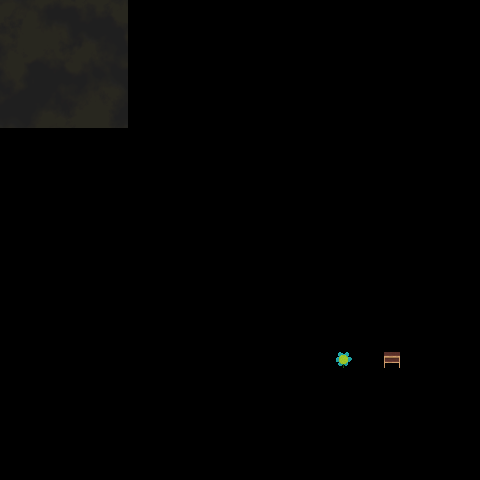

This is a level from a 2D game, rendered from its Tiled map with the project's own tilesets. A one-line summary and the map file follow, with tile-layer data summarised:
An orthogonal 30x30 tile map with 16x16 px tiles, 3 tile layers (Tile Layer 1, above, collision), 6 tilesets, 1 image layer and 6 objects.

<map version="1.10" tiledversion="1.11.0" orientation="orthogonal" renderorder="right-down" width="30" height="30" tilewidth="16" tileheight="16" infinite="0" nextlayerid="6" nextobjectid="7">
 <properties>
  <property name="looping" type="bool" value="true" />
  <property name="music" value="res/audio/music/shiver.mp3" />
  <property name="music_speed" type="float" value="1" />
 </properties>
 <tileset firstgid="1" source="checkered_tiles_slanted.tsx" />
 <tileset firstgid="65" source="hospital.tsx" />
 <tileset firstgid="175" source="entity/nexus_doors.tsx" />
 <tileset firstgid="199" source="tilesets/library.tsx" />
 <tileset firstgid="325" source="tilesets/flowers.tsx" />
 <tileset firstgid="361" source="entity/raven.tsx" />
 <imagelayer id="4" name="sky">
  <image source="../textures/image/sky.png" width="128" height="128" />
  <properties>
   <property name="delay_x" type="int" value="1" />
   <property name="delay_y" type="int" value="1" />
   <property name="height" type="int" value="0" />
   <property name="looping" type="bool" value="true" />
   <property name="parallax_x" type="int" value="2" />
   <property name="parallax_y" type="int" value="2" />
   <property name="scroll_x" type="int" value="-1" />
   <property name="scroll_y" type="int" value="-1" />
  </properties>
 </imagelayer>
 <layer id="1" name="Tile Layer 1" width="30" height="30">
  <data>[900 cells, 0 non-empty, 0 distinct tile ids]</data>
 </layer>
 <objectgroup id="5" name="entities">
  <object id="1" gid="178" x="128" y="144" width="16" height="32">
   <properties>
    <property name="collider">{
	"x": 0,
	"y": 16,
	"w": 16,
	"h": 16
}</property>
    <property name="file" value="res/data/entity/entrances/nexus_door.json" />
    <property name="height" type="int" value="0" />
    <property name="solid" type="bool" value="true" />
    <property name="start_frame" type="int" value="3" />
    <property name="walk_behind" type="bool" value="true" />
    <property name="warp_map" value="nexus.tmx" />
    <property name="warp_x" type="int" value="20" />
    <property name="warp_y" type="int" value="11" />
   </properties>
  </object>
  <object id="2" gid="269" x="384" y="384" width="16" height="16">
   <properties>
    <property name="file" value="res/data/entity/entrances/warp.json" />
    <property name="warp_map" value="buildings/library.tmx" />
    <property name="warp_x" type="int" value="14" />
    <property name="warp_y" type="int" value="30" />
   </properties>
  </object>
  <object id="3" gid="357" x="336" y="384" width="16" height="16">
   <properties>
    <property name="file" value="res/data/entity/entrances/warp.json" />
    <property name="warp_map" value="flower_field.tmx" />
    <property name="warp_x" type="int" value="48" />
    <property name="warp_y" type="int" value="55" />
   </properties>
  </object>
  <object id="4" gid="370" x="128" y="304" width="16" height="16">
   <properties>
    <property name="file" value="res/data/entity/npc/raven.json" />
   </properties>
  </object>
  <object id="5" gid="370" x="288" y="128" width="16" height="16">
   <properties>
    <property name="file" value="res/data/entity/npc/raven.json" />
   </properties>
  </object>
  <object id="6" gid="370" x="272" y="464" width="16" height="16">
   <properties>
    <property name="file" value="res/data/entity/npc/raven.json" />
   </properties>
  </object>
 </objectgroup>
 <layer id="2" name="above" width="30" height="30">
  <properties>
   <property name="height" type="int" value="1" />
  </properties>
  <data>[900 cells, 2 non-empty, 2 distinct tile ids]</data>
 </layer>
 <layer id="3" name="collision" width="30" height="30" opacity="0.25">
  <properties>
   <property name="draw" type="bool" value="false" />
  </properties>
  <data>[900 cells, 0 non-empty, 0 distinct tile ids]</data>
 </layer>
</map>
